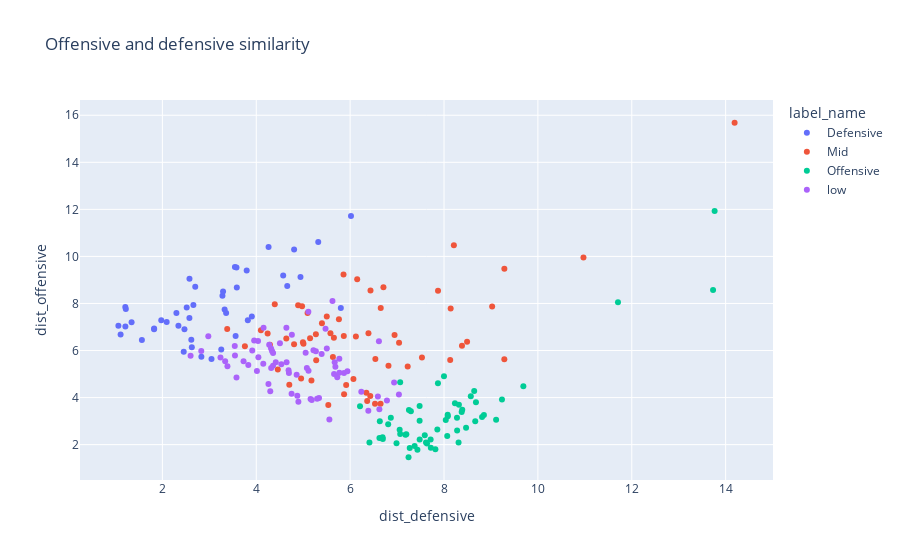

Here is the notebook cell this chart was saved with:
### Code cell
px.scatter(df_output_dists[df_output_dists.position!='Goalkeeper'],
x='dist_defensive',y='dist_offensive',
color='label_name',hover_data=['slug_club','slug_player','mins_played','position','score'],
title='Offensive and defensive similarity')

### Figure 1 — Plotly figure (JSON) as saved in the notebook; plotly's stock layout.template omitted (floating-point values rounded to 4 significant figures; data arrays with more than 128 entries replaced by an {"elided": "..."} marker saying what was removed)
{"data": [{"customdata": {"elided": "44x5 mixed values"}, "hovertemplate": "label_name=Defensive<br>dist_defensive=%{x}<br>dist_offensive=%{y}<br>slug_club=%{customdata[0]}<br>slug_player=%{customdata[1]}<br>mins_played=%{customdata[2]}<br>position=%{customdata[3]}<br>score=%{customdata[4]}<extra></extra>", "legendgroup": "Defensive", "marker": {"color": "#636efa", "symbol": "circle"}, "mode": "markers", "name": "Defensive", "orientation": "v", "showlegend": true, "type": "scatter", "x": [4.806, 2.518, 4.942, 6.018, 3.28, 5.802, 3.545, 2.299, 3.326, 4.574, 4.262, 2.831, 3.56, 2.577, 2.47, 1.824, 3.579, 2.576, 3.255, 1.344, 1.977, 1.21, 2.342, 2.7, 2.455, 3.82, 3.586, 2.616, 3.293, 3.046, 2.661, 5.32, 1.063, 1.212, 3.796, 2.091, 4.66, 1.221, 1.11, 1.823, 2.627, 3.906, 3.358, 1.563], "xaxis": "x", "y": [10.29, 7.827, 9.122, 11.72, 8.327, 7.81, 9.548, 7.592, 7.744, 9.184, 10.4, 5.734, 6.622, 9.046, 6.909, 6.935, 9.532, 7.384, 6.047, 7.205, 7.288, 7.855, 7.052, 8.706, 5.948, 7.286, 8.682, 6.456, 8.504, 5.639, 7.931, 10.61, 7.054, 7.026, 9.404, 7.212, 8.739, 7.77, 6.679, 6.9, 6.139, 7.448, 7.594, 6.444], "yaxis": "y"}, {"customdata": {"elided": "60x5 mixed values"}, "hovertemplate": "label_name=Mid<br>dist_defensive=%{x}<br>dist_offensive=%{y}<br>slug_club=%{customdata[0]}<br>slug_player=%{customdata[1]}<br>mins_played=%{customdata[2]}<br>position=%{customdata[3]}<br>score=%{customdata[4]}<extra></extra>", "legendgroup": "Mid", "marker": {"color": "#EF553B", "symbol": "circle"}, "mode": "markers", "name": "Mid", "orientation": "v", "showlegend": true, "type": "scatter", "x": [5.006, 6.39, 4.64, 9.025, 5.915, 6.709, 6.433, 5.502, 5.146, 6.15, 6.648, 4.099, 8.21, 8.142, 3.381, 5.871, 8.491, 5.633, 6.538, 9.285, 6.946, 6.363, 5.761, 4.291, 5.399, 4.394, 6.652, 5.093, 8.382, 4.459, 9.285, 6.817, 5.859, 4.892, 7.226, 5.654, 4.995, 6.346, 5.176, 7.872, 4.805, 6.123, 6.429, 4.955, 7.53, 4.975, 14.19, 5.581, 8.132, 5.534, 5.27, 5.865, 5.277, 6.07, 10.97, 4.242, 4.704, 3.758, 6.53, 7.042], "xaxis": "x", "y": [6.292, 6.736, 6.511, 7.869, 4.535, 8.686, 8.555, 7.445, 6.517, 9.034, 3.738, 6.859, 10.47, 7.787, 6.917, 4.139, 6.375, 5.726, 5.641, 9.473, 6.664, 3.853, 7.332, 6.249, 7.157, 7.97, 7.81, 7.593, 6.2, 5.193, 5.624, 5.354, 9.228, 7.923, 5.324, 6.545, 6.352, 4.2, 4.723, 8.543, 6.269, 6.6, 4.067, 4.808, 5.705, 7.879, 15.68, 6.732, 5.597, 3.687, 6.696, 6.618, 5.591, 4.795, 9.953, 6.727, 4.545, 6.177, 3.743, 6.333], "yaxis": "y"}, {"customdata": {"elided": "56x5 mixed values"}, "hovertemplate": "label_name=Offensive<br>dist_defensive=%{x}<br>dist_offensive=%{y}<br>slug_club=%{customdata[0]}<br>slug_player=%{customdata[1]}<br>mins_played=%{customdata[2]}<br>position=%{customdata[3]}<br>score=%{customdata[4]}<extra></extra>", "legendgroup": "Offensive", "marker": {"color": "#00cc96", "symbol": "circle"}, "mode": "markers", "name": "Offensive", "orientation": "v", "showlegend": true, "type": "scatter", "x": [6.81, 7.434, 8.081, 6.211, 7.066, 13.77, 8.317, 11.71, 8.85, 7.253, 8.279, 7.999, 7.055, 7.59, 6.867, 8.078, 8.681, 8.31, 6.696, 13.73, 8.665, 7.481, 9.235, 6.988, 8.037, 8.811, 8.233, 7.638, 7.294, 7.871, 6.624, 7.066, 7.719, 8.57, 9.11, 7.179, 7.244, 7.374, 7.616, 7.715, 7.48, 8.376, 8.068, 7.197, 8.276, 9.69, 8.388, 6.632, 7.858, 8.643, 6.691, 6.411, 7.269, 7.816, 8.47, 7.48], "xaxis": "x", "y": [2.863, 1.779, 3.205, 3.634, 4.65, 11.93, 3.7, 8.055, 3.258, 3.473, 2.598, 4.903, 2.636, 2.394, 3.142, 3.265, 3.798, 2.093, 2.238, 8.572, 2.995, 2.219, 3.916, 2.055, 3.052, 3.178, 3.763, 2.045, 3.414, 4.611, 2.284, 2.447, 1.871, 4.061, 3.055, 2.418, 1.464, 1.944, 2.094, 2.219, 3.641, 3.392, 2.368, 2.439, 3.147, 4.479, 3.48, 2.992, 2.64, 4.277, 2.309, 2.094, 1.853, 1.8, 2.714, 3.012], "yaxis": "y"}, {"customdata": {"elided": "69x5 mixed values"}, "hovertemplate": "label_name=low<br>dist_defensive=%{x}<br>dist_offensive=%{y}<br>slug_club=%{customdata[0]}<br>slug_player=%{customdata[1]}<br>mins_played=%{customdata[2]}<br>position=%{customdata[3]}<br>score=%{customdata[4]}<extra></extra>", "legendgroup": "low", "marker": {"color": "#ab63fa", "symbol": "circle"}, "mode": "markers", "name": "low", "orientation": "v", "showlegend": true, "type": "scatter", "x": [4.316, 3.542, 6.623, 3.914, 5.671, 4.696, 6.591, 4.149, 4.014, 4.357, 5.113, 4.897, 4.752, 3.579, 5.11, 5.685, 2.601, 5.869, 4.645, 4.688, 4.26, 2.828, 5.658, 5.476, 6.238, 6.937, 5.726, 5.503, 5.393, 7.039, 6.613, 4.299, 4.642, 4.318, 5.078, 4.045, 3.238, 4.504, 4.155, 3.386, 4.416, 3.83, 4.759, 5.337, 4.874, 5.769, 5.557, 4.535, 5.27, 4.336, 5.624, 4.276, 6.784, 4.86, 4.038, 6.387, 5.942, 4.358, 5.156, 3.955, 5.182, 3.338, 5.052, 5.771, 3.729, 5.218, 5.296, 2.978, 3.546], "xaxis": "x", "y": [6.082, 6.192, 3.499, 5.997, 5.499, 5.045, 4.042, 5.435, 5.133, 5.352, 5.14, 3.823, 4.165, 4.855, 7.643, 5.31, 5.782, 5.042, 5.504, 5.164, 4.579, 5.98, 4.998, 6.923, 4.248, 4.639, 4.864, 6.085, 5.847, 4.131, 6.398, 4.27, 6.969, 5.259, 5.259, 5.717, 5.702, 6.312, 6.969, 5.331, 5.497, 5.389, 6.67, 3.979, 4.074, 5.646, 3.065, 5.42, 5.966, 5.98, 8.1, 6.247, 3.88, 4.968, 6.407, 3.44, 5.124, 5.893, 3.942, 6.427, 3.895, 5.54, 5.902, 5.057, 5.548, 6.012, 3.948, 6.611, 5.784], "yaxis": "y"}], "layout": {"legend": {"title": {"text": "label_name"}, "tracegroupgap": 0}, "title": {"text": "Offensive and defensive similarity"}, "xaxis": {"anchor": "y", "domain": [0, 1], "title": {"text": "dist_defensive"}}, "yaxis": {"anchor": "x", "domain": [0, 1], "title": {"text": "dist_offensive"}}}}
